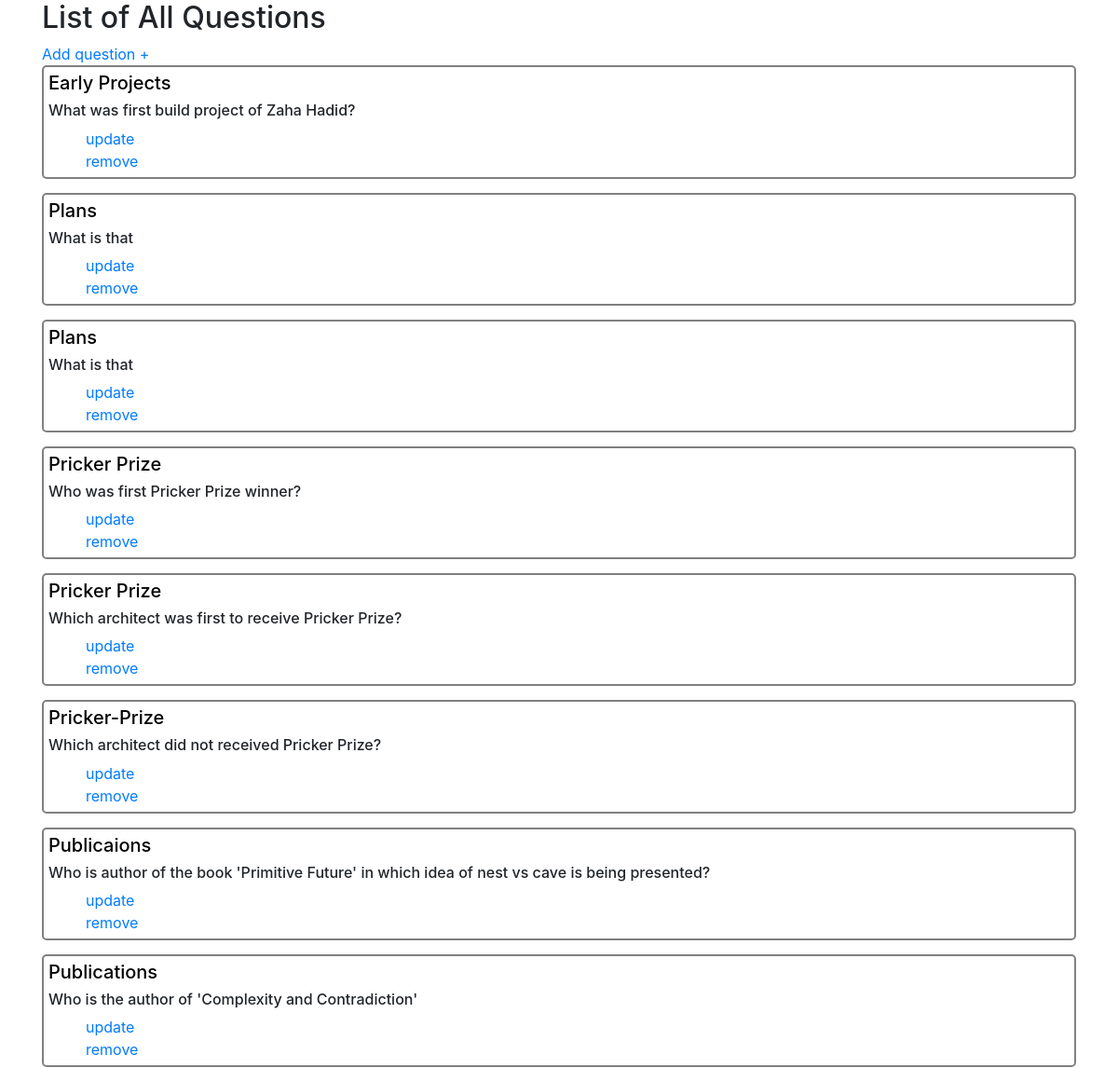
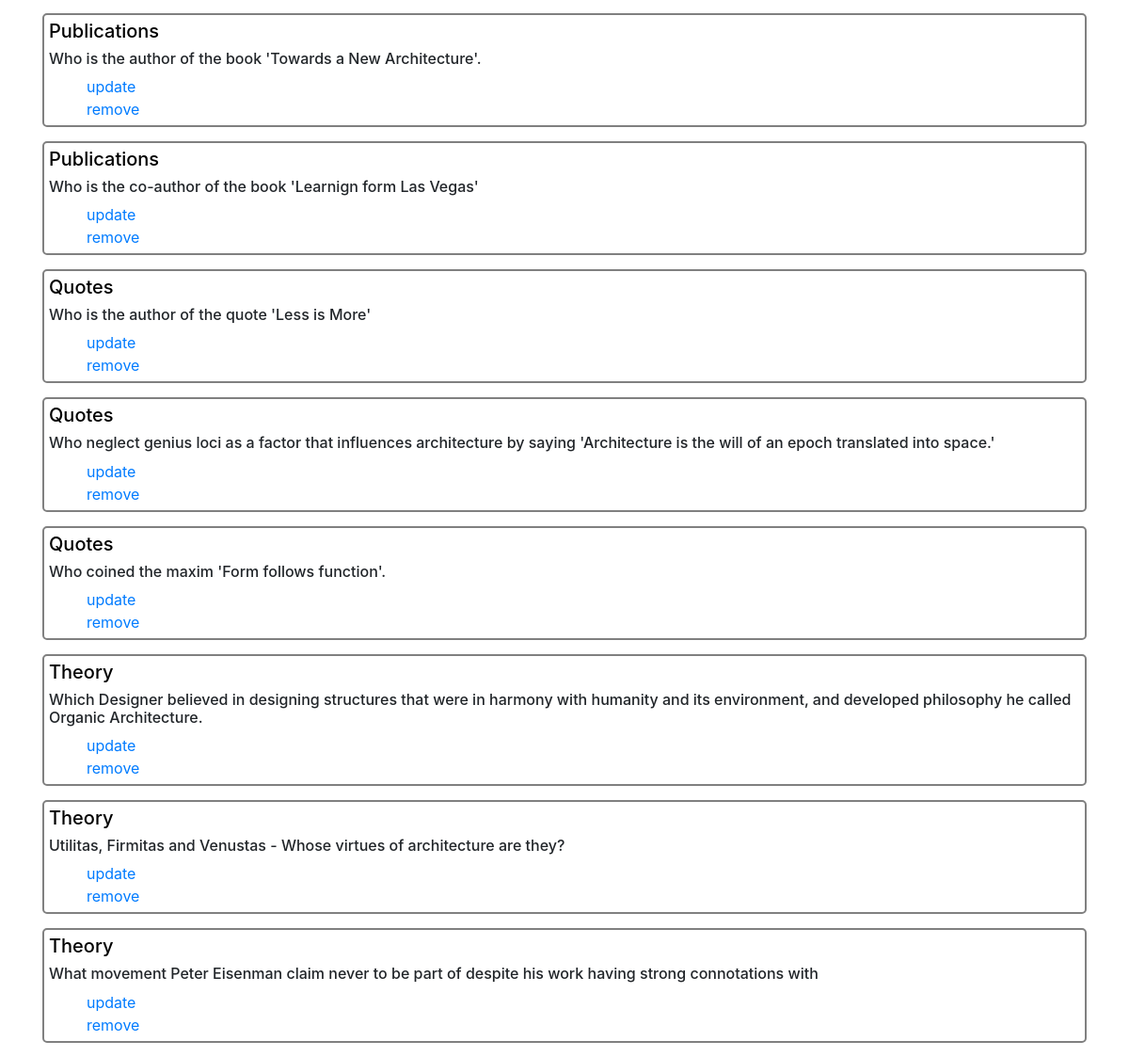
The page /quizgame/question/list/ (signed in) on the database its author committed (2 pictures, top to bottom).
### quizgame/models.py (models this page shows, shortened)
class Question(models.Model):
    title = models.CharField(max_length=150)
    question = models.CharField(max_length=1000)
    answer_A = models.CharField(max_length=100)
    answer_B = models.CharField(max_length=100)
    answer_C = models.CharField(max_length=100)
    answer_D = models.CharField(max_length=100)
    player_answer_A = models.IntegerField(default=0)
    player_answer_B = models.IntegerField(default=0)
    player_answer_C = models.IntegerField(default=0)
    player_answer_D = models.IntegerField(default=0)
    A = 'A'
    B = 'B'
    C = 'C'
    D = 'D'
    anwsers = (
        ( A , answer_A),
        ( B , answer_B),
        ( C , answer_C),
        ( D , answer_D),
    )
    correct_answer = models.CharField( max_length=1, choices=anwsers, default=A )
    question_img = models.ImageField(upload_to='question/', null=True, blank=True, default=None)
    answer_A_img = models.ImageField(upload_to='question/', null=True, blank=True)
    answer_B_img = models.ImageField(upload_to='question/', null=True, blank=True)
    answer_C_img = models.ImageField(upload_to='question/', null=True, blank=True)
    answer_D_img = models.ImageField(upload_to='question/', null=True, blank=True)
    class Meta:
        ordering = ["title"]

### quizgame/views.py (the view)
class QuestionListView(ListView):
    model = Question
    template_name = 'question/list.html'
    queryset = Question.objects.all()

### quizgame/templates/question/list.html (shortened to what this page needs)
{% extends 'base-admin.html' %}
{% block body %}
<h2>List of All Questions</h2>
<a href="{% url 'quizgame:create' %}">Add question +</a>
  {% for item in object_list %}
<ul class="question">
    <li><h5> <a href="{% url 'quizgame:detail' pk=item.id %}" style='color:black;'>{{ item.title }}</a> </h5></li>
    <li><h6>{{ item.question }}</h6></li>
    <ul>
      <li> <a href="{% url 'quizgame:update' pk=item.id %}">update</a></li>
      <li> <a href="{% url 'quizgame:delete' pk=item.id %}">remove</a></li>
    </ul>
</ul>
  {% endfor %}
{% endblock %}

### quizgame/templates/question/list.html (style rules this page uses)
ul { list-style-type: none; }
ul.question { padding:5px; border: 2px solid gray; border-radius: 5px; margin-bottom:15px; }

### rows shown on the page
Question: title "Early Projects", question "What was first build project of Zaha Hadid?"
Question: title "Plans", question "What is that"
Question: title "Plans", question "What is that"
Question: title "Pricker Prize", question "Who was first Pricker Prize winner?"
Question: title "Pricker Prize", question "Which architect was first to receive Pricker Prize?"
Question: title "Pricker-Prize", question "Which architect did not received Pricker Prize?"
Question: title "Publicaions", question "Who is author of the book 'Primitive Future' in which idea of nest vs cave is being presented?"
Question: title "Publications", question "Who is the author of 'Complexity and Contradiction'"
Question: title "Publications", question "Who is the author of the book 'Towards a New Architecture'."
Question: title "Publications", question "Who is the co-author of the book 'Learnign form Las Vegas'"
Question: title "Quotes", question "Who is the author of the quote 'Less is More'"
Question: title "Quotes", question "Who neglect genius loci as a factor that influences architecture by saying 'Architecture is the will of an epoch translated into space.'"
Question: title "Quotes", question "Who coined the maxim 'Form follows function'."
Question: title "Theory", question "Which Designer believed in designing structures that were in harmony with humanity and its environment, and developed philosophy he called Organic Architecture."
Question: title "Theory", question "Utilitas, Firmitas and Venustas - Whose virtues of architecture are they?"
Question: title "Theory", question "What movement Peter Eisenman claim never to be part of despite his work having strong connotations with"
